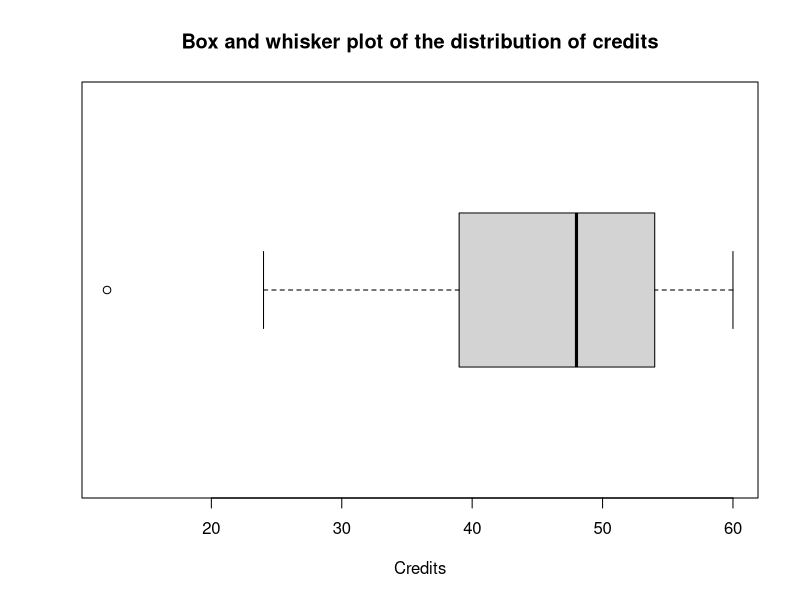

Reproduce this figure in R.
## ---- chunk 1
## DATA GENERATION
x <- c(48, 52, 60, 60, 24, 48, 48, 36, 39, 54, 54, 60, 12, 46)

## QUESTION/ANSWER GENERATION
# Tamaño de la muestra
nx <- length(x)
# Quartiles
q1 <- quantile(x, 0.25, type = 1)
q2 <- quantile(x, 0.5, type = 1)
q3 <- quantile(x, 0.75, type = 1)
# IQR
iqr <- q3-q1
# Fences
f1 <- q1-1.5*iqr
f2 <- q3+1.5*iqr
# Outliers
outliers <- x[x < f1 | x > f2]
# Mean
mx <- mean(x)
my <- 102
# Variance
s2x <- sum(x^2)/nx-mx^2
# Std. deviation
sx <- sqrt(s2x)
sy <- 12.5
# Coef. variation
cvx <- sx/mx
cvy <- sy/my
# Coef. skewness
g1x <- sum((x-mx)^3)/(nx*sx^3)
# Coef. kurtosis
g2x <- sum((x-mx)^4)/(nx*sx^4)-3
# Standard scores
zx <- (50-mx)/sx
zy <- (105-my)/sy
## ---- chunk 2
cat(paste(as.character(x), collapse=", "))
## ---- chunk 3
boxplot(x, horizontal = T, xlab="Credits", main="Box and whisker plot of the distribution of credits")
